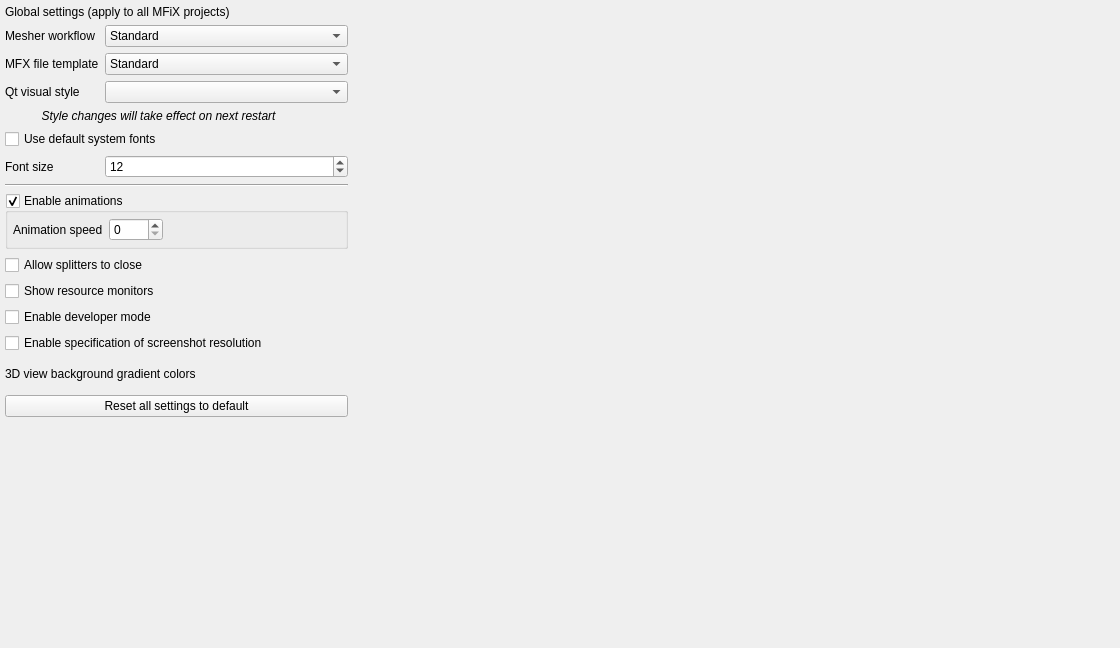
<?xml version="1.0" encoding="UTF-8"?>
<ui version="4.0">
 <class>settings</class>
 <widget class="QWidget" name="settings">
  <property name="geometry">
   <rect>
    <x>0</x>
    <y>0</y>
    <width>1120</width>
    <height>648</height>
   </rect>
  </property>
  <property name="font">
   <font>
    <weight>50</weight>
    <italic>false</italic>
    <bold>false</bold>
   </font>
  </property>
  <property name="windowTitle">
   <string>Form</string>
  </property>
  <layout class="QGridLayout" name="gridLayout" columnstretch="0,0,0,0">
   <property name="leftMargin">
    <number>5</number>
   </property>
   <property name="topMargin">
    <number>5</number>
   </property>
   <property name="rightMargin">
    <number>5</number>
   </property>
   <property name="bottomMargin">
    <number>5</number>
   </property>
   <item row="24" column="3">
    <spacer name="verticalSpacer">
     <property name="orientation">
      <enum>Qt::Vertical</enum>
     </property>
     <property name="sizeHint" stdset="0">
      <size>
       <width>20</width>
       <height>40</height>
      </size>
     </property>
    </spacer>
   </item>
   <item row="2" column="1">
    <widget class="QComboBox" name="combobox_sms">
     <item>
      <property name="text">
       <string>Standard</string>
      </property>
     </item>
     <item>
      <property name="text">
       <string>SMS: Segregated Mesher/Solver (beta)</string>
      </property>
     </item>
    </widget>
   </item>
   <item row="21" column="0" colspan="2">
    <widget class="QPushButton" name="pushbutton_reset">
     <property name="text">
      <string>Reset all settings to default</string>
     </property>
    </widget>
   </item>
   <item row="1" column="0" colspan="3">
    <widget class="QLabel" name="label_global_message">
     <property name="text">
      <string>Global settings (apply to all MFiX projects)</string>
     </property>
    </widget>
   </item>
   <item row="2" column="0">
    <widget class="QLabel" name="label_mesher">
     <property name="text">
      <string>Mesher workflow</string>
     </property>
    </widget>
   </item>
   <item row="8" column="0" colspan="2">
    <widget class="QCheckBox" name="checkbox_use_system_font">
     <property name="text">
      <string>Use default system fonts</string>
     </property>
    </widget>
   </item>
   <item row="3" column="1">
    <widget class="QComboBox" name="combobox_output_template">
     <item>
      <property name="text">
       <string>Standard</string>
      </property>
     </item>
     <item>
      <property name="text">
       <string>Detailed</string>
      </property>
     </item>
     <item>
      <property name="text">
       <string>Custom</string>
      </property>
     </item>
    </widget>
   </item>
   <item row="5" column="2" colspan="2">
    <spacer name="horizontalSpacer_2">
     <property name="orientation">
      <enum>Qt::Horizontal</enum>
     </property>
     <property name="sizeHint" stdset="0">
      <size>
       <width>928</width>
       <height>20</height>
      </size>
     </property>
    </spacer>
   </item>
   <item row="17" column="0" colspan="2">
    <widget class="QCheckBox" name="checkbox_developer_mode">
     <property name="text">
      <string>Enable developer mode</string>
     </property>
    </widget>
   </item>
   <item row="9" column="1">
    <widget class="QSpinBox" name="spinbox_font_size">
     <property name="minimum">
      <number>1</number>
     </property>
     <property name="maximum">
      <number>99</number>
     </property>
     <property name="value">
      <number>12</number>
     </property>
    </widget>
   </item>
   <item row="5" column="1">
    <widget class="QComboBox" name="combobox_appstyle"/>
   </item>
   <item row="16" column="0" colspan="2">
    <widget class="QCheckBox" name="checkbox_show_resources">
     <property name="text">
      <string>Show resource monitors</string>
     </property>
    </widget>
   </item>
   <item row="19" column="0" colspan="2">
    <widget class="QWidget" name="widget" native="true">
     <layout class="QHBoxLayout" name="horizontalLayout_2">
      <property name="spacing">
       <number>0</number>
      </property>
      <property name="leftMargin">
       <number>0</number>
      </property>
      <property name="topMargin">
       <number>5</number>
      </property>
      <property name="rightMargin">
       <number>5</number>
      </property>
      <property name="bottomMargin">
       <number>5</number>
      </property>
      <item>
       <widget class="QLabel" name="label_gradient">
        <property name="text">
         <string>3D view background gradient colors </string>
        </property>
       </widget>
      </item>
      <item>
       <widget class="QLabel" name="label_vtk_color1">
        <property name="sizePolicy">
         <sizepolicy hsizetype="Fixed" vsizetype="Preferred">
          <horstretch>0</horstretch>
          <verstretch>0</verstretch>
         </sizepolicy>
        </property>
        <property name="minimumSize">
         <size>
          <width>25</width>
          <height>0</height>
         </size>
        </property>
        <property name="baseSize">
         <size>
          <width>25</width>
          <height>0</height>
         </size>
        </property>
        <property name="text">
         <string>   </string>
        </property>
       </widget>
      </item>
      <item>
       <widget class="QLabel" name="label_vtk_color2">
        <property name="sizePolicy">
         <sizepolicy hsizetype="Fixed" vsizetype="Preferred">
          <horstretch>0</horstretch>
          <verstretch>0</verstretch>
         </sizepolicy>
        </property>
        <property name="minimumSize">
         <size>
          <width>25</width>
          <height>0</height>
         </size>
        </property>
        <property name="baseSize">
         <size>
          <width>20</width>
          <height>0</height>
         </size>
        </property>
        <property name="text">
         <string>   </string>
        </property>
       </widget>
      </item>
      <item>
       <spacer name="horizontalSpacer">
        <property name="orientation">
         <enum>Qt::Horizontal</enum>
        </property>
        <property name="sizeHint" stdset="0">
         <size>
          <width>40</width>
          <height>20</height>
         </size>
        </property>
       </spacer>
      </item>
     </layout>
    </widget>
   </item>
   <item row="18" column="0" colspan="3">
    <widget class="QCheckBox" name="checkbox_screenshot_res">
     <property name="text">
      <string>Enable specification of screenshot resolution</string>
     </property>
    </widget>
   </item>
   <item row="5" column="0">
    <widget class="QLabel" name="label_style">
     <property name="text">
      <string>Qt visual style</string>
     </property>
    </widget>
   </item>
   <item row="3" column="0">
    <widget class="QLabel" name="label_template">
     <property name="text">
      <string>MFX file template</string>
     </property>
    </widget>
   </item>
   <item row="14" column="0" colspan="2">
    <widget class="QGroupBox" name="groupbox_animation_speed">
     <property name="title">
      <string>Enable animations</string>
     </property>
     <property name="flat">
      <bool>true</bool>
     </property>
     <property name="checkable">
      <bool>true</bool>
     </property>
     <layout class="QGridLayout" name="gridLayout_2">
      <property name="leftMargin">
       <number>5</number>
      </property>
      <property name="topMargin">
       <number>5</number>
      </property>
      <property name="rightMargin">
       <number>5</number>
      </property>
      <property name="bottomMargin">
       <number>5</number>
      </property>
      <item row="0" column="1">
       <widget class="QSpinBox" name="spinbox_animation_speed">
        <property name="font">
         <font>
          <weight>50</weight>
          <italic>false</italic>
          <bold>false</bold>
         </font>
        </property>
        <property name="maximum">
         <number>1000</number>
        </property>
       </widget>
      </item>
      <item row="0" column="0">
       <widget class="QLabel" name="label_animation_speed">
        <property name="font">
         <font>
          <weight>50</weight>
          <italic>false</italic>
          <bold>false</bold>
         </font>
        </property>
        <property name="text">
         <string>Animation speed</string>
        </property>
       </widget>
      </item>
      <item row="0" column="2">
       <spacer name="horizontalSpacer_3">
        <property name="orientation">
         <enum>Qt::Horizontal</enum>
        </property>
        <property name="sizeHint" stdset="0">
         <size>
          <width>40</width>
          <height>20</height>
         </size>
        </property>
       </spacer>
      </item>
     </layout>
    </widget>
   </item>
   <item row="15" column="0" colspan="2">
    <widget class="QCheckBox" name="checkbox_collapse_splitters">
     <property name="text">
      <string>Allow splitters to close</string>
     </property>
    </widget>
   </item>
   <item row="9" column="0">
    <widget class="QLabel" name="label_font_size">
     <property name="text">
      <string>Font size</string>
     </property>
    </widget>
   </item>
   <item row="7" column="0" colspan="2">
    <widget class="QLabel" name="label_style_message">
     <property name="font">
      <font>
       <weight>50</weight>
       <italic>true</italic>
       <bold>false</bold>
      </font>
     </property>
     <property name="text">
      <string>           Style changes will take effect on next restart</string>
     </property>
    </widget>
   </item>
   <item row="12" column="0" colspan="2">
    <widget class="Line" name="line">
     <property name="orientation">
      <enum>Qt::Horizontal</enum>
     </property>
    </widget>
   </item>
  </layout>
 </widget>
 <tabstops>
  <tabstop>combobox_sms</tabstop>
  <tabstop>combobox_output_template</tabstop>
  <tabstop>combobox_appstyle</tabstop>
  <tabstop>checkbox_use_system_font</tabstop>
  <tabstop>spinbox_font_size</tabstop>
  <tabstop>groupbox_animation_speed</tabstop>
  <tabstop>spinbox_animation_speed</tabstop>
  <tabstop>checkbox_collapse_splitters</tabstop>
  <tabstop>checkbox_show_resources</tabstop>
  <tabstop>checkbox_developer_mode</tabstop>
  <tabstop>checkbox_screenshot_res</tabstop>
  <tabstop>pushbutton_reset</tabstop>
 </tabstops>
 <resources/>
 <connections/>
</ui>
